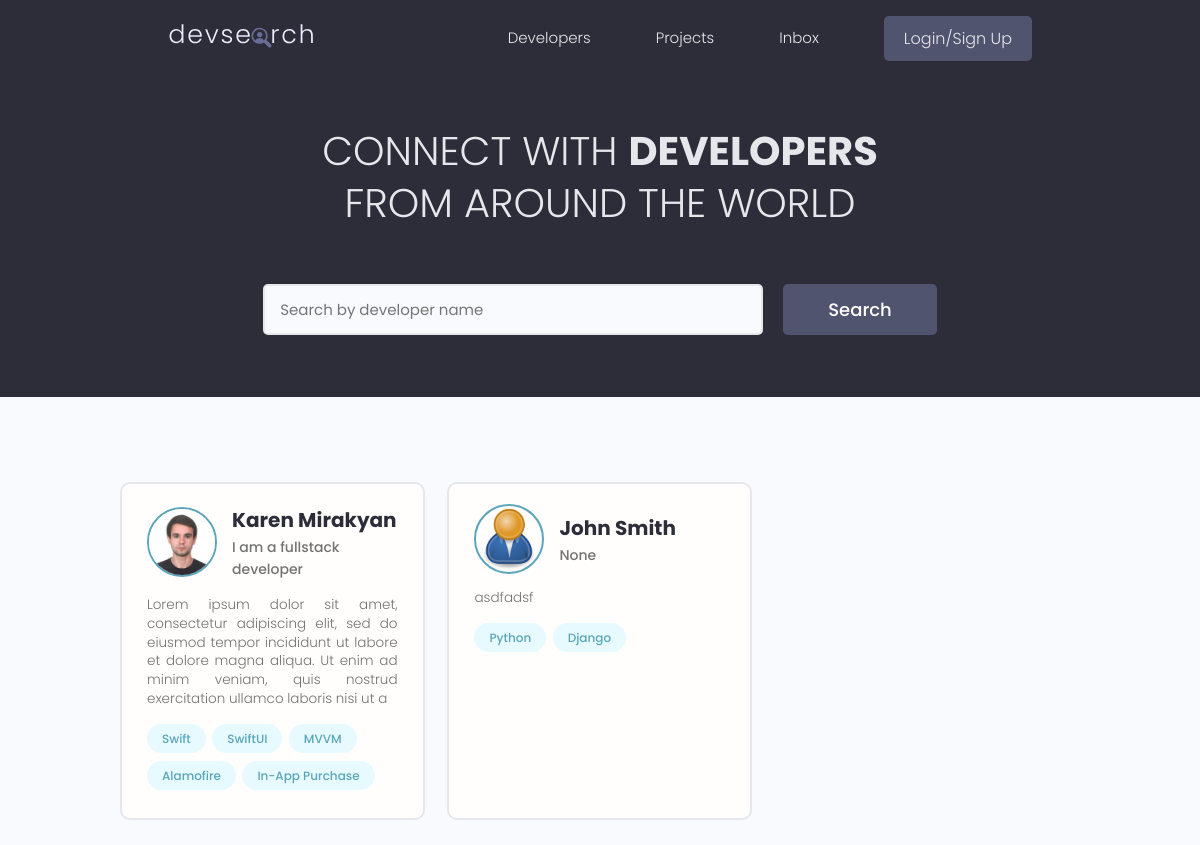
The app's page /, older data.
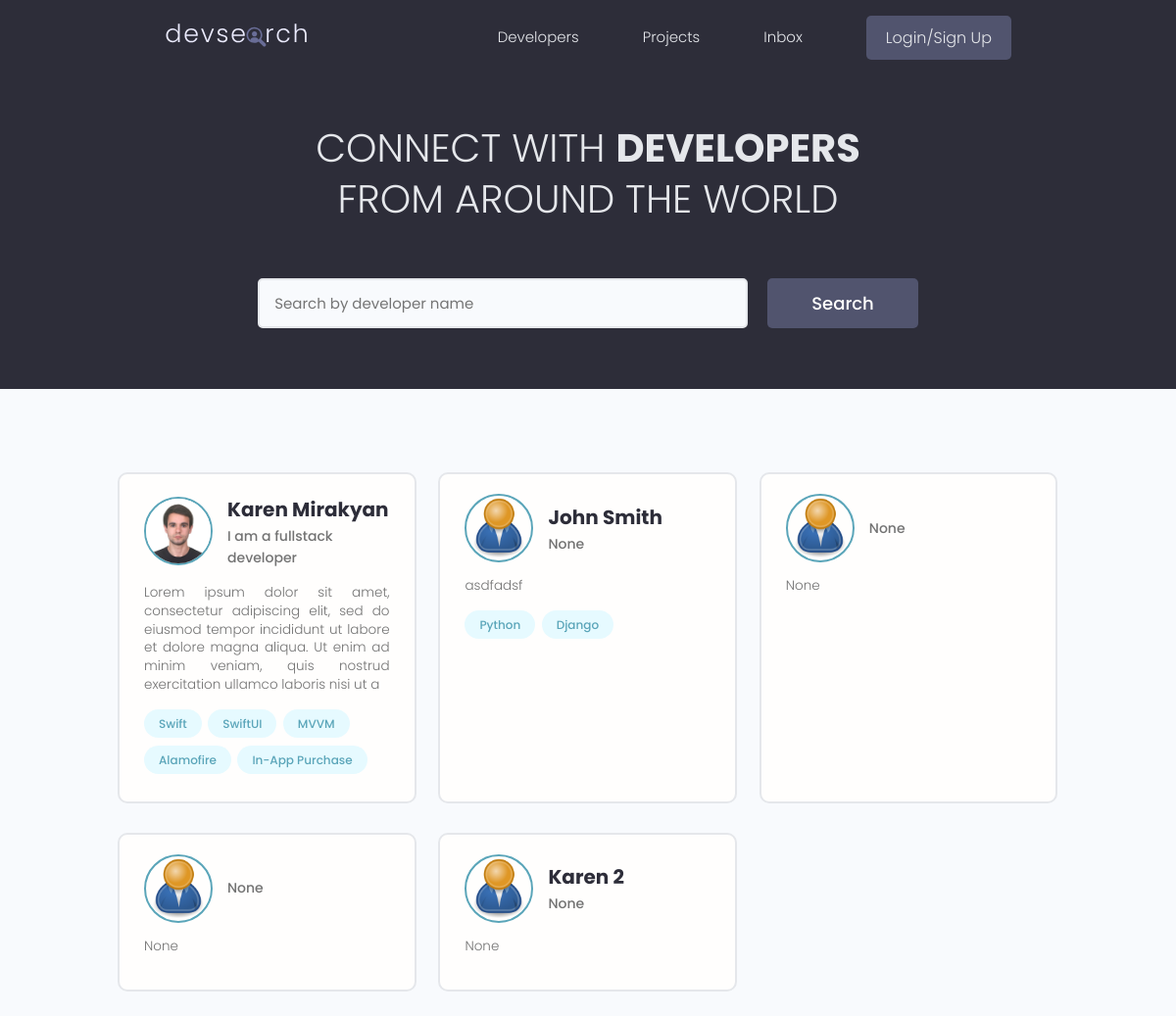
The same page, newer data.
### users/models.py (models this page shows, shortened)
class Profile(models.Model):
    user = models.OneToOneField(User, on_delete=models.CASCADE, null=True, blank=True)
    name = models.CharField(max_length=200, blank=True, null=True)
    username = models.CharField(max_length=200, blank=True, null=True)
    location = models.CharField(max_length=200, blank=True, null=True)
    email = models.EmailField(max_length=200, blank=True, null=True)
    short_intro = models.CharField(max_length=200, blank=True, null=True)
    bio = models.TextField(blank=True, null=True)
    profile_image = models.ImageField(null=True, blank=True, upload_to='profiles/', default='profiles/user-default.png')
    social_github = models.CharField(max_length=200, blank=True, null=True)
    social_twitter = models.CharField(max_length=200, blank=True, null=True)
    social_linkedin = models.CharField(max_length=200, blank=True, null=True)
    social_youtube = models.CharField(max_length=200, blank=True, null=True)
    social_website = models.CharField(max_length=200, blank=True, null=True)
    created = models.DateTimeField(auto_now_add=True)
    id = models.UUIDField(default=uuid.uuid4, unique=True, primary_key=True, editable=False)

class Skill(models.Model):
    owner = models.ForeignKey(Profile, on_delete=models.CASCADE, null=True, blank=True)
    name = models.CharField(max_length=200, blank=True, null=True)
    description = models.TextField(blank=True, null=True)
    created = models.DateTimeField(auto_now_add=True)
    id = models.UUIDField(default=uuid.uuid4, unique=True, primary_key=True, editable=False)
    def __str__(self):
        return str(self.name)

### users/views.py (the view)
# urls.py: path('', views.profiles, name='profiles'),
def profiles(request):
    all_profiles = Profile.objects.all()
    context = {'profiles': all_profiles}
    return render(request, 'users/profiles.html', context)

### users/templates/users/profiles.html (shortened to what this page needs)
{% extends 'main.html' %}
{% block content %}
     <main class="home">
    <section class="hero-section text-center">
      <div class="container container--narrow">
        <div class="hero-section__box">
          <h2>CONNECT WITH <span>DEVELOPERS</span></h2>
          <h2>FROM AROUND THE WORLD</h2>
        </div>
        <div class="hero-section__search">
          <form class="form" action="#" method="get">
            <div class="form__field">
              <input class="input input--text" id="formInput#search" type="text" name="text"
                placeholder="Search by developer name" />
            </div>
            <input class="btn btn--sub btn--lg" type="submit" value="Search" />
          </form>
        </div>
      </div>
    </section>
    <section class="devlist">
      <div class="container">
        <div class="grid grid--three">
            {% for profile in profiles %}
                <div class="column card">
            <div class="dev">
              <a href="{% url 'user-profile' profile.id %}" class="card__body">
                <div class="dev__profile">
                  <img class="avatar avatar--md" src="{{ profile.profile_image.url }}" alt="image" />
                  <div class="dev__meta">
                    <h3>{{ profile.name }}</h3>
                    <h5>{{ profile.short_intro|slice:'60' }}</h5>
                  </div>
                </div>
                <p class="dev__info">
                    {{ profile.bio|slice:'200' }}
                </p>
                <div class="dev__skills">
                    {% for skill in profile.skill_set.all|slice:'5' %}
                        <span class="tag tag--pill tag--main">
                            <small>{{ skill }}</small>
                        </span>
                    {% endfor %}
                </div>
              </a>
            </div>
          </div>
            {% endfor %}
        </div>
      </div>
    </section>
  </main>
{% endblock %}

### templates/main.html (shortened to what this page needs)
<!DOCTYPE html>
{% load static %}
<html lang="en">
<head>
  <link rel="stylesheet" href="https://cdn.iconmonstr.com/1.3.0/css/iconmonstr-iconic-font.min.css" />
  <link rel="stylesheet" href="{% static 'uikit/styles/uikit.css' %}" />
  <link rel="stylesheet" href="{% static 'styles/app.css' %}" />
</head>
<body>
    {% include 'navbar.html' %}
    {% block content %}
    {% endblock %}
</body>
</html>

### templates/navbar.html (shortened to what this page needs)
{% load static %}
  <header class="header">
    <div class="container container--narrow">
      <a href="{% url 'profiles' %}" class="header__logo">
        <img src="{% static 'images/logo.svg' %}" alt="DevSearch Logo" />
      </a>
      <nav class="header__nav">
        <ul class="header__menu">
          <li class="header__menuItem"><a href="{% url 'profiles' %}">Developers</a></li>
          <li class="header__menuItem"><a href="{% url 'projects' %}">Projects</a></li>
          <li class="header__menuItem"><a href="">Inbox</a></li>
            {% if request.user.is_authenticated %}
                <li class="header__menuItem"><a href="{% url 'account' %}">Account</a></li>
                <li class="header__menuItem"><a href="{% url 'logout' %}" class="btn btn--sub">Logout</a></li>
            {% else %}
                <li class="header__menuItem"><a href="{% url 'login' %}" class="btn btn--sub">Login/Sign Up</a></li>
            {% endif %}
        </ul>
      </nav>
    </div>
  </header>

### static/styles/app.css (style rules this page uses)
:root { --color-sub: #2d2d39; }
.btn--sub { background-color: var(--color-sub-light); }
.card { border: 2px solid var(--color-light); }
img { width: 100%; }
.header { position: sticky; z-index: 111; background-color: var(--color-sub); padding: 1.5rem 0; }
.header > .container { display: flex; justify-content: space-between; align-items: center; }
.header__logo > img { height: 3.8rem; }
.header__nav > ul { display: inline-flex; align-items: center; list-style: none; gap: 6.5rem; }
.header__menuItem > a { color: var(--color-light); font-weight: 300; }
.hero-section { height: 40vh; display: flex; align-items: center; background-color: var(--color-sub); }
.hero-section__box { margin-bottom: 4rem; }
.hero-section__box > h2, .hero-section__box > h2 > span { font-size: 4rem; color: var(--color-light); line-height: 1.3; text-transform: uppercase; }
.hero-section__box > h2 { font-weight: 300; }
.hero-section__box > h2 > span { font-weight: 700; }
.hero-section__search > .form { display: flex; align-items: center; justify-content: center; gap: 2rem; }
.hero-section__search > .form input.input--text { width: 50rem; }
.devlist { margin-top: 8rem; }
.devlist .grid { align-items: stretch; }
.devlist .dev .dev__profile { display: flex; align-items: center; gap: 1.5rem; }
.devlist .dev .dev__meta h3 { color: var(--color-sub); font-size: 2rem; font-weight: 700; }
.devlist .dev .dev__meta h5 { color: var(--color-text); font-size: 1.4rem; font-weight: 500; }
.devlist .dev .dev__info { margin: 1.5rem 0; font-size: 1.35rem; line-height: 1.4; text-align: justify; }

### static/uikit/styles/modules/_variables.css (style rules this page uses)
:root { --color-main: #5aa5b9; --color-main-light: #e6faff; --color-sub: #3f4156; --color-sub-light: #51546e; --color-sub-lighter: #ededfd; --color-text: #737373; --color-gray: #8b8b8b; --color-light: #e5e7eb; --color-light-gray: #767676; --color-bg: #f8fafd; --color-white: #fffefd; --color-white-light: #f3f3f3; --color-success: #359e64; --color-success-bg: #def8e8; --color-error: #fc4b0b; --color-error-bg: #fff2ee; --font-base: 'Poppins', arial, helvetica, 'Segoe UI', roboto, ubuntu, sans-serif; --font-monospace: 'Fira Code', 'Courier New', courier, monospace; --font-regular: 300; --font-medium: 500; --font-bold: 700; --generic-shadow: 1px 1px 5px #00000010; --generic-transition: all 0.3s ease-in-out; }

### static/uikit/styles/modules/_base.css (style rules this page uses)
* { margin: 0; padding: 0; box-sizing: border-box; text-rendering: optimizeLegibility; color: inherit; font-size: inherit; }
html { font-size: 50%; }
@media only screen and (min-width: 480px) { html { font-size: 56.25%; } }
@media only screen and (min-width: 1200px) { html { font-size: 62.5%; } }
body { line-height: 1.6; font-weight: 400; font-size: 1.5rem; color: var(--color-text); background-color: var(--color-bg); min-height: 100vh; }

### static/uikit/styles/modules/_typography.css (style rules this page uses)
* { font-family: var(--font-base); }
h2 { font-size: 3.6rem; font-weight: var(--font-bold); }
h3 { font-size: 3.2rem; font-weight: var(--font-medium); }
h5 { font-size: 2.4rem; font-weight: var(--font-medium); }
h5, h6 { font-weight: var(--font-regular); }
p, span, strong { font-size: 1.6rem; color: var(--color-text); font-weight: var(--font-regular); }
a { padding-bottom: 2px; text-decoration: none; display: inline-block; color: var(--color-main); font-weight: var(--font-medium); }

### static/uikit/styles/modules/_utilities.css (style rules this page uses)
.container { width: 92%; max-width: 165rem; margin: 0 auto; box-sizing: border-box; }
.container--narrow { width: 92%; max-width: 120rem; }
@media screen and (min-width: 1000px) { .container { width: 90%; } }
@media screen and (min-width: 1000px) { .container--narrow { width: 85%; } }
@media screen and (min-width: 1200px) { .container { width: 80%; } }
@media screen and (min-width: 1200px) { .container--narrow { width: 72%; } }
.text-center { text-align: center; }

### static/uikit/styles/modules/_avatar.css (style rules this page uses)
.avatar { border-radius: 50%; border: 2px solid var(--color-main); object-fit: cover; }
.avatar--md { height: 7rem; width: 7rem; }

### static/uikit/styles/modules/_button.css (style rules this page uses)
.btn { display: inline-block; position: relative; cursor: pointer; background-color: var(--color-light); font-weight: var(--font-medium); color: var(--color-sub); text-decoration: none; padding: 1rem 2rem; border-radius: 0.5rem; border: none; width: -webkit-fit-content; width: -moz-fit-content; width: fit-content; height: -webkit-fit-content; height: -moz-fit-content; height: fit-content; font-size: 1.6rem; outline-width: 0; outline-color: transparent; -webkit-backface-visibility: hidden; backface-visibility: hidden; transition: all 0.3s ease-in-out; }
.btn--sub { background-color: var(--color-sub); color: var(--color-white); }
.btn--lg { font-size: 1.8rem; padding: 1.2rem 4.5rem; }

Row changes from the older to the newer data that the page shows:
added Profile: profile_image (placeholder picture), short_intro "None", bio "None"
added Profile: profile_image (placeholder picture), short_intro "None", bio "None"
added Profile: profile_image (placeholder picture), name "Karen 2", short_intro "None", bio "None"
